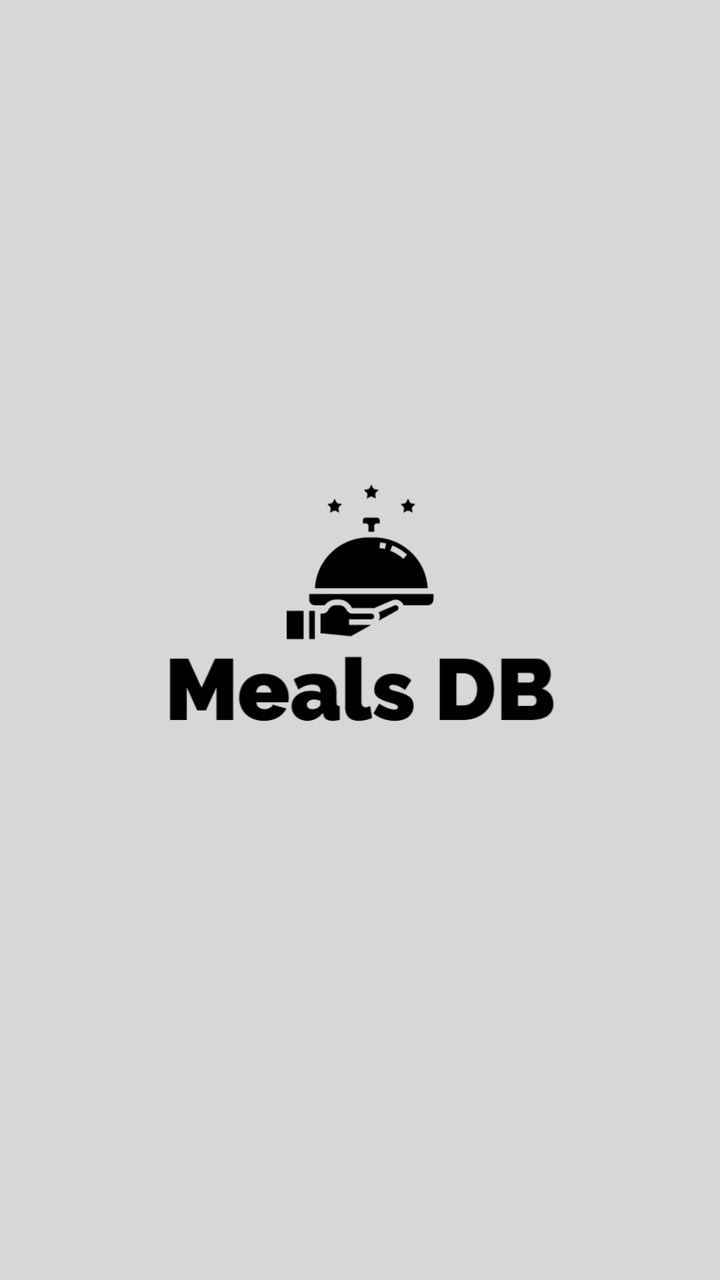
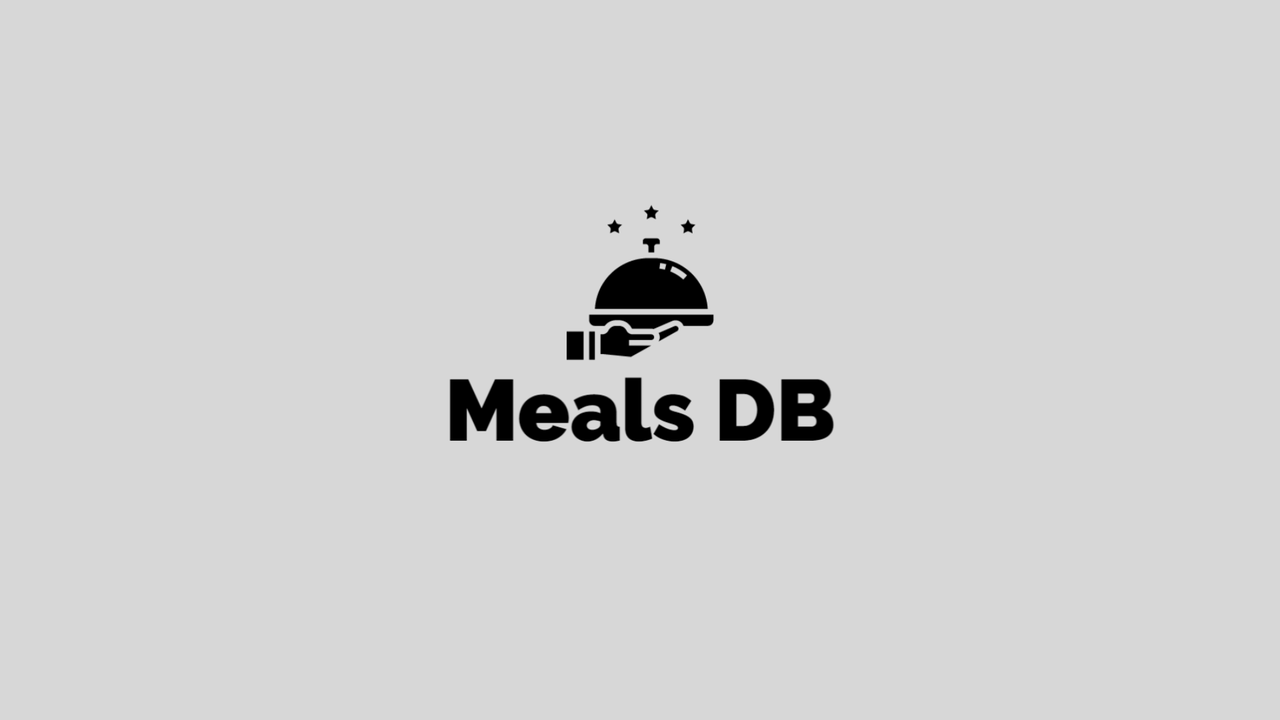

The same Android screen from two of the app's own layout files: first res/layout/ as a phone draws it, then the author's variant for another configuration, drawn on a device whose configuration selects that folder. Both files follow.
<!-- AndroidManifest.xml: application theme Theme.Coursework -->
<!-- res/layout/coverpage.xml -->
<?xml version="1.0" encoding="utf-8"?>
<RelativeLayout xmlns:android="http://schemas.android.com/apk/res/android"
    android:layout_width="match_parent"
    android:layout_height="match_parent"
    xmlns:app="http://schemas.android.com/apk/res-auto"
    android:background="#D7D7D7"
    xmlns:tools="http://schemas.android.com/tools"
    tools:context=".SplashScreenActivity">

    <ImageView
        android:id="@+id/imageView"
        android:layout_centerInParent="true"
        android:layout_width="match_parent"
        android:layout_height="400dp"
        android:scaleType="centerCrop"
        android:src="@drawable/meals_db_1__1_"/>
</RelativeLayout>
<!-- resources referenced by this layout -->
<resources>
  <!-- drawable meals_db_1__1_: png bitmap (drawable, 45447 bytes) -->
  <style name="Theme.Coursework" parent="Theme.MaterialComponents.Light.NoActionBar">
          
          <item name="colorPrimary">@color/purple_500</item>
          <item name="colorPrimaryVariant">@color/purple_700</item>
          <item name="colorOnPrimary">@color/white</item>
          
          <item name="colorSecondary">@color/teal_200</item>
          <item name="colorSecondaryVariant">@color/teal_700</item>
          <item name="colorOnSecondary">@color/black</item>
          
          <item name="android:statusBarColor">#D7D7D7</item>
          
      </style>
</resources>
<!-- res/layout-land/coverpage.xml (the author's variant of the layout above) -->
<!-- drawn on the phone turned sideways -->
<?xml version="1.0" encoding="utf-8"?>
<androidx.constraintlayout.widget.ConstraintLayout xmlns:android="http://schemas.android.com/apk/res/android"
    android:layout_width="match_parent"
    android:layout_height="match_parent"
    xmlns:app="http://schemas.android.com/apk/res-auto"
    android:background="#D7D7D7"
    xmlns:tools="http://schemas.android.com/tools"
    tools:context=".SplashScreenActivity">

    <ImageView
        app:layout_constraintStart_toStartOf="parent"
        app:layout_constraintEnd_toEndOf="parent"
        app:layout_constraintTop_toTopOf="parent"
        app:layout_constraintBottom_toBottomOf="parent"
        android:layout_width="match_parent"
        android:layout_height="400dp"
        android:src="@drawable/meals_db_1__1_"/>
</androidx.constraintlayout.widget.ConstraintLayout>
